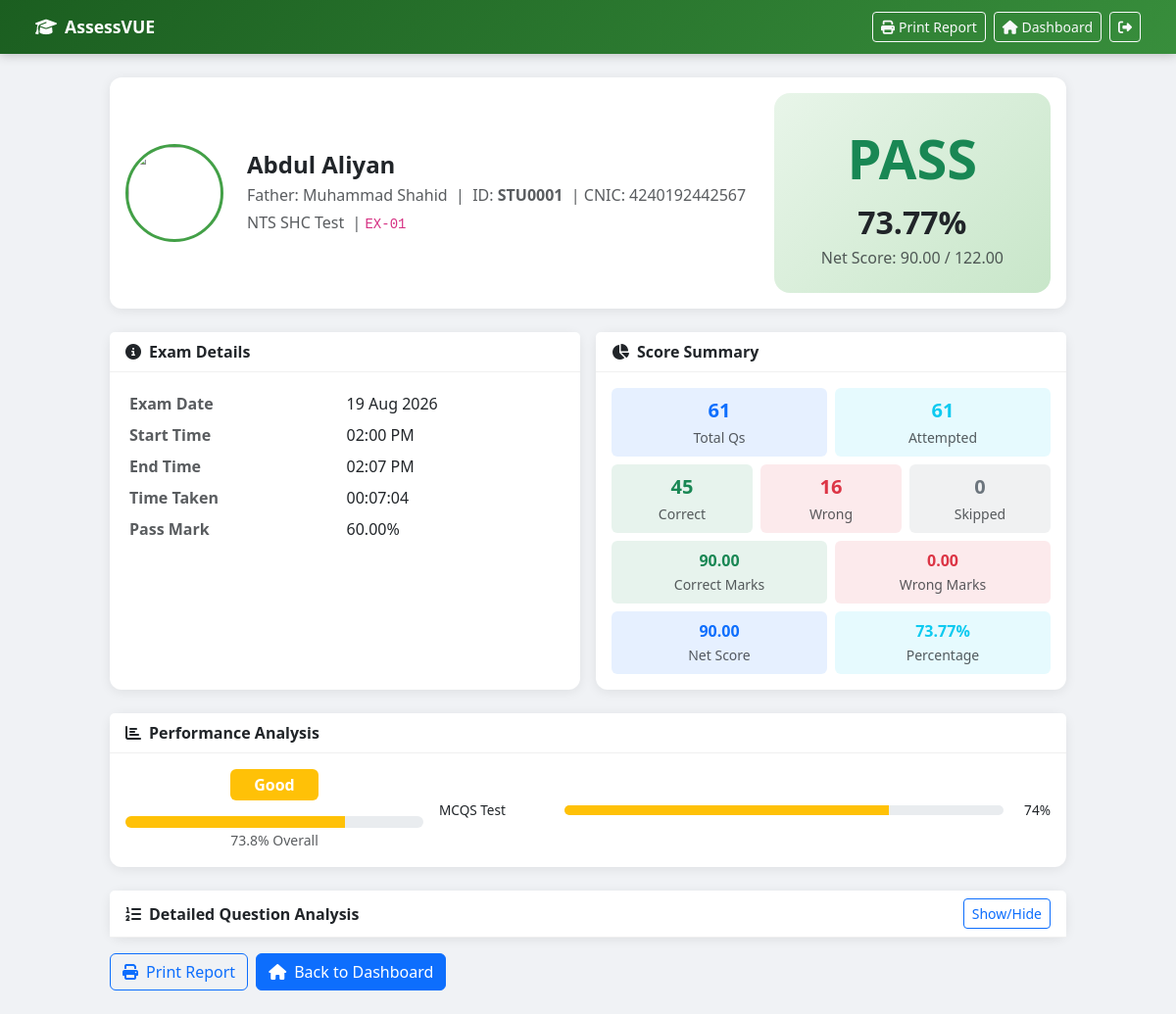
Screenshot of /student/result_view.php?attempt_id=7 (signed in) with the database file from the repository.
### tables this page shows
CREATE TABLE `exam_results` (
  `id` int(10) UNSIGNED NOT NULL,
  `attempt_id` int(10) UNSIGNED NOT NULL,
  `student_id` int(10) UNSIGNED NOT NULL,
  `exam_id` int(10) UNSIGNED NOT NULL,
  `schedule_id` int(10) UNSIGNED NOT NULL,
  `total_questions` int(10) UNSIGNED NOT NULL DEFAULT 0,
  `attempted_questions` int(10) UNSIGNED NOT NULL DEFAULT 0,
  `correct_answers` int(10) UNSIGNED NOT NULL DEFAULT 0,
  `incorrect_answers` int(10) UNSIGNED NOT NULL DEFAULT 0,
  `unanswered` int(10) UNSIGNED NOT NULL DEFAULT 0,
  `total_marks` decimal(8,2) NOT NULL DEFAULT 0.00,
  `obtained_marks` decimal(8,2) NOT NULL DEFAULT 0.00,
  `negative_marks_total` decimal(8,2) NOT NULL DEFAULT 0.00,
  `percentage` decimal(5,2) NOT NULL DEFAULT 0.00,
  `passing_percentage` decimal(5,2) NOT NULL DEFAULT 60.00,
  `result` enum('PASS','FAIL') NOT NULL DEFAULT 'FAIL',
  `violation_terminated` tinyint(1) NOT NULL DEFAULT 0,
  `time_taken_seconds` int(10) UNSIGNED DEFAULT NULL,
  `calculated_at` datetime NOT NULL DEFAULT current_timestamp()
);

CREATE TABLE `students` (
  `id` int(10) UNSIGNED NOT NULL,
  `student_id` varchar(20) NOT NULL,
  `full_name` varchar(200) NOT NULL,
  `father_name` varchar(200) DEFAULT NULL,
  `cnic_number` varchar(20) DEFAULT NULL,
  `username` varchar(100) NOT NULL,
  `password_hash` varchar(255) NOT NULL,
  `email` varchar(200) DEFAULT NULL,
  `phone` varchar(20) DEFAULT NULL,
  `address` text DEFAULT NULL,
  `profile_picture` varchar(255) DEFAULT NULL,
  `is_active` tinyint(1) NOT NULL DEFAULT 1,
  `last_login` datetime DEFAULT NULL,
  `notes` text DEFAULT NULL,
  `created_by` int(10) UNSIGNED DEFAULT NULL,
  `created_at` datetime NOT NULL DEFAULT current_timestamp(),
  `updated_at` datetime NOT NULL DEFAULT current_timestamp() ON UPDATE current_timestamp()
);

CREATE TABLE `exams` (
  `id` int(10) UNSIGNED NOT NULL,
  `exam_name` varchar(300) NOT NULL,
  `exam_code` varchar(50) NOT NULL,
  `description` text DEFAULT NULL,
  `subject_id` int(10) UNSIGNED DEFAULT NULL,
  `total_questions` int(10) UNSIGNED NOT NULL DEFAULT 0,
  `marks_per_question` decimal(5,2) NOT NULL DEFAULT 1.00,
  `negative_marks` decimal(5,2) NOT NULL DEFAULT 0.00,
  `total_marks` decimal(8,2) NOT NULL DEFAULT 0.00,
  `passing_percentage` decimal(5,2) NOT NULL DEFAULT 60.00,
  `duration_minutes` int(10) UNSIGNED NOT NULL DEFAULT 60,
  `max_violations` int(10) UNSIGNED NOT NULL DEFAULT 3,
  `shuffle_questions` tinyint(1) NOT NULL DEFAULT 0,
  `shuffle_options` tinyint(1) NOT NULL DEFAULT 0,
  `show_result_immediately` tinyint(1) NOT NULL DEFAULT 1,
  `instructions` text DEFAULT NULL,
  `status` enum('draft','active','archived') NOT NULL DEFAULT 'draft',
  `created_by` int(10) UNSIGNED DEFAULT NULL,
  `created_at` datetime NOT NULL DEFAULT current_timestamp(),
  `updated_at` datetime NOT NULL DEFAULT current_timestamp() ON UPDATE current_timestamp()
);

CREATE TABLE `exam_schedules` (
  `id` int(10) UNSIGNED NOT NULL,
  `student_id` int(10) UNSIGNED NOT NULL,
  `exam_id` int(10) UNSIGNED NOT NULL,
  `scheduled_date` date NOT NULL,
  `start_time` time NOT NULL,
  `end_time` time DEFAULT NULL,
  `duration_minutes` int(10) UNSIGNED NOT NULL,
  `status` enum('scheduled','active','completed','cancelled','missed') NOT NULL DEFAULT 'scheduled',
  `attempt_allowed` tinyint(1) NOT NULL DEFAULT 1,
  `notes` text DEFAULT NULL,
  `created_by` int(10) UNSIGNED DEFAULT NULL,
  `created_at` datetime NOT NULL DEFAULT current_timestamp(),
  `updated_at` datetime NOT NULL DEFAULT current_timestamp() ON UPDATE current_timestamp()
);

CREATE TABLE `exam_attempts` (
  `id` int(10) UNSIGNED NOT NULL,
  `schedule_id` int(10) UNSIGNED NOT NULL,
  `student_id` int(10) UNSIGNED NOT NULL,
  `exam_id` int(10) UNSIGNED NOT NULL,
  `start_time` datetime DEFAULT NULL,
  `end_time` datetime DEFAULT NULL,
  `expected_end_time` datetime DEFAULT NULL,
  `time_taken_seconds` int(10) UNSIGNED DEFAULT NULL,
  `status` enum('in_progress','completed','terminated','abandoned') NOT NULL DEFAULT 'in_progress',
  `termination_reason` varchar(255) DEFAULT NULL,
  `current_question` int(10) UNSIGNED NOT NULL DEFAULT 1,
  `ip_address` varchar(45) DEFAULT NULL,
  `browser_info` text DEFAULT NULL,
  `created_at` datetime NOT NULL DEFAULT current_timestamp(),
  `updated_at` datetime NOT NULL DEFAULT current_timestamp() ON UPDATE current_timestamp()
);

CREATE TABLE `subjects` (
  `id` int(10) UNSIGNED NOT NULL,
  `name` varchar(200) NOT NULL,
  `code` varchar(50) DEFAULT NULL,
  `description` text DEFAULT NULL,
  `is_active` tinyint(1) NOT NULL DEFAULT 1,
  `created_by` int(10) UNSIGNED DEFAULT NULL,
  `created_at` datetime NOT NULL DEFAULT current_timestamp(),
  `updated_at` datetime NOT NULL DEFAULT current_timestamp() ON UPDATE current_timestamp()
);

### student/result_view.php (the view, shortened to what the rows shown need)
<?php
require_once __DIR__ . '/../config/database.php';
require_once __DIR__ . '/../includes/functions.php';
$studentId = $_SESSION['student_id'];
$attemptId = sanitizeInt($_GET['attempt_id'] ?? 0);
$result = db()->fetchOne("
    SELECT er.*, s.full_name, s.father_name, s.student_id as stu_id, s.cnic_number,
           s.id as student_db_id, s.profile_picture,
           e.exam_name, e.exam_code, e.passing_percentage as exam_pass_pct,
           ea.start_time, ea.end_time,
           es.scheduled_date
    FROM exam_results er
    JOIN students s ON s.id = er.student_id
    JOIN exams e ON e.id = er.exam_id
    JOIN exam_attempts ea ON ea.id = er.attempt_id
    JOIN exam_schedules es ON es.id = er.schedule_id
    WHERE er.attempt_id = ? AND er.student_id = ?",
    [$attemptId, $studentId]
);
$answers = db()->fetchAll("
    SELECT sa.*, q.question_text, q.option_a, q.option_b, q.option_c, q.option_d,
           q.explanation, sub.name as subject_name
    FROM student_answers sa
    JOIN questions q ON q.id = sa.question_id
    LEFT JOIN subjects sub ON sub.id = q.subject_id
    WHERE sa.attempt_id = ?
    ORDER BY sa.sort_order",
    [$attemptId]
);
$chapterPerf = [];
foreach ($answers as $a) {
    $sub = $a['subject_name'] ?? 'General';
    if (!isset($chapterPerf[$sub])) $chapterPerf[$sub] = ['correct' => 0, 'total' => 0];
    $chapterPerf[$sub]['total']++;
    if ($a['is_correct']) $chapterPerf[$sub]['correct']++;
}
$timeTaken = $result['time_taken_seconds'];
$pct = (float)$result['percentage'];
$perfLevel = $pct >= 90 ? 'Excellent' : ($pct >= 75 ? 'Very Good' : ($pct >= 60 ? 'Good' : 'Needs Improvement'));
$perfColor = $pct >= 90 ? 'success' : ($pct >= 75 ? 'info' : ($pct >= 60 ? 'warning' : 'danger'));
?>
<!DOCTYPE html>
<html lang="en">
<head>
    <link rel="stylesheet" href="https://cdn.jsdelivr.net/npm/bootstrap@5.3.0/dist/css/bootstrap.min.css">
    <link rel="stylesheet" href="https://cdn.jsdelivr.net/npm/@fortawesome/fontawesome-free@6.4.0/css/all.min.css">
    <link rel="stylesheet" href="../assets/css/student.css">
</head>
<body style="background:#f0f2f5">
<div class="container py-4" style="max-width:1000px">
    <div class="card mb-4">
        <div class="card-body">
            <div class="row g-4 align-items-center">
                <div class="col flex-grow-1">
                    <h4 class="fw-bold mb-1"><?= sanitize($result['full_name']) ?></h4>
                    <div class="text-muted">
                        <?php if ($result['father_name']): ?>
                        <span>Father: <?= sanitize($result['father_name']) ?></span> &nbsp;|&nbsp;
                        <?php endif; ?>
                        <span>ID: <strong><?= sanitize($result['stu_id']) ?></strong></span>
                        <?php if ($result['cnic_number']): ?>
                        &nbsp;|&nbsp;<span>CNIC: <?= sanitize($result['cnic_number']) ?></span>
                        <?php endif; ?>
                    </div>
                    <div class="text-muted mt-1">
                        <span><?= sanitize($result['exam_name']) ?></span>
                        &nbsp;|&nbsp;<code><?= sanitize($result['exam_code']) ?></code>
                    </div>
                </div>
                <div class="col-auto text-center">
                    <div class="<?= $result['result'] === 'PASS' ? 'result-pass-bg' : 'result-fail-bg' ?> p-4 px-5">
                        <div class="result-badge <?= $result['result'] === 'PASS' ? 'text-success' : 'text-danger' ?>">
                            <?= $result['result'] ?>
                        </div>
                        <div style="font-size:2rem;font-weight:700"><?= number_format($pct, 2) ?>%</div>
                        <div class="text-muted">Net Score: <?= number_format((float)$result['obtained_marks'], 2) ?> / <?= number_format((float)$result['total_marks'], 2) ?></div>
                    </div>
                </div>
            </div>
        </div>
    </div>
    <div class="row g-3 mb-4">
        <div class="col-md-6">
            <div class="card h-100">
                <div class="card-body">
                    <table class="table table-borderless table-sm mb-0">
                        <tr><th class="text-muted">Exam Date</th><td><?= formatDate($result['scheduled_date']) ?></td></tr>
                        <tr><th class="text-muted">Start Time</th><td><?= $result['start_time'] ? formatTime($result['start_time']) : '—' ?></td></tr>
                        <tr><th class="text-muted">End Time</th><td><?= $result['end_time'] ? formatTime($result['end_time']) : '—' ?></td></tr>
                        <tr><th class="text-muted">Time Taken</th><td><?= $timeTaken ? secondsToTime($timeTaken) : '—' ?></td></tr>
                        <tr><th class="text-muted">Pass Mark</th><td><?= $result['passing_percentage'] ?>%</td></tr>
                    </table>
                </div>
            </div>
        </div>
        <div class="col-md-6">
            <div class="card h-100">
                <div class="card-body">
                    <div class="row g-2">
                        <div class="col-6"><div class="p-2 bg-primary bg-opacity-10 rounded text-center">
                            <div class="fw-bold text-primary fs-5"><?= $result['total_questions'] ?></div>
                            <small class="text-muted">Total Qs</small>
                        </div></div>
                        <div class="col-6"><div class="p-2 bg-info bg-opacity-10 rounded text-center">
                            <div class="fw-bold text-info fs-5"><?= $result['attempted_questions'] ?></div>
                            <small class="text-muted">Attempted</small>
                        </div></div>
                        <div class="col-4"><div class="p-2 bg-success bg-opacity-10 rounded text-center">
                            <div class="fw-bold text-success fs-5"><?= $result['correct_answers'] ?></div>
                            <small class="text-muted">Correct</small>
                        </div></div>
                        <div class="col-4"><div class="p-2 bg-danger bg-opacity-10 rounded text-center">
                            <div class="fw-bold text-danger fs-5"><?= $result['incorrect_answers'] ?></div>
                            <small class="text-muted">Wrong</small>
                        </div></div>
                        <div class="col-4"><div class="p-2 bg-secondary bg-opacity-10 rounded text-center">
                            <div class="fw-bold text-secondary fs-5"><?= $result['unanswered'] ?></div>
                            <small class="text-muted">Skipped</small>
                        </div></div>
                        <div class="col-6"><div class="p-2 bg-success bg-opacity-10 rounded text-center">
                            <div class="fw-bold text-success fs-6"><?= number_format((float)($result['obtained_marks'] + ($result['negative_marks_total'] ?? 0)), 2) ?></div>
                            <small class="text-muted">Correct Marks</small>
                        </div></div>
                        <div class="col-6"><div class="p-2 bg-danger bg-opacity-10 rounded text-center">
                            <div class="fw-bold text-danger fs-6"><?= number_format(-(float)($result['negative_marks_total'] ?? 0), 2) ?></div>
                            <small class="text-muted">Wrong Marks</small>
                        </div></div>
                        <div class="col-6"><div class="p-2 bg-primary bg-opacity-10 rounded text-center">
                            <div class="fw-bold text-primary fs-6"><?= number_format((float)$result['obtained_marks'], 2) ?></div>
                            <small class="text-muted">Net Score</small>
                        </div></div>
                        <div class="col-6"><div class="p-2 bg-info bg-opacity-10 rounded text-center">
                            <div class="fw-bold text-info fs-6"><?= number_format($pct, 2) ?>%</div>
                            <small class="text-muted">Percentage</small>
                        </div></div>
                    </div>
                </div>
            </div>
        </div>
    </div>
    <div class="card mb-4">
        <div class="card-body">
            <div class="row g-3 align-items-center">
                <div class="col-md-4 text-center">
                    <div class="badge bg-<?= $perfColor ?> px-4 py-2 fs-6 mb-2"><?= $perfLevel ?></div>
                    <div class="progress mt-2" style="height:12px">
                        <div class="progress-bar bg-<?= $perfColor ?>" style="width:<?= $pct ?>%"></div>
                    </div>
                    <small class="text-muted"><?= number_format($pct, 1) ?>% Overall</small>
                </div>
                <div class="col-md-8">
                    <?php if ($chapterPerf): ?>
                    <div class="row g-2">
                        <?php foreach ($chapterPerf as $sub => $perf): ?>
                        <?php $subPct = $perf['total'] > 0 ? round(($perf['correct'] / $perf['total']) * 100) : 0; ?>
                        <div class="col-12">
                            <div class="d-flex align-items-center gap-2">
                                <div style="width:120px;font-size:.85rem;white-space:nowrap;overflow:hidden;text-overflow:ellipsis">
                                    <?= sanitize($sub) ?>
                                </div>
                                <div class="progress flex-grow-1" style="height:10px">
                                    <div class="progress-bar bg-<?= $subPct >= 75 ? 'success' : ($subPct >= 50 ? 'warning' : 'danger') ?>"
                                         style="width:<?= $subPct ?>%"></div>
                                </div>
                                <div style="width:40px;font-size:.85rem;text-align:right"><?= $subPct ?>%</div>
                            </div>
                        </div>
                        <?php endforeach; ?>
                    </div>
                    <?php endif; ?>
                </div>
            </div>
        </div>
    </div>
</div>
</body>
</html>

### rows the page displays
exam_results: student.full_name "Abdul Aliyan", student.father_name "Muhammad Shahid", student.student_id "STU0001", student.cnic_number "4240192442567", exam.exam_name "NTS SHC Test", exam.exam_code "EX-01", result "PASS", percentage "73.77", obtained_marks "90.00", total_marks "122.00", exam_schedules.scheduled_date "19 Aug 2026", attempt.start_time "02:00 PM", attempt.end_time "02:07 PM", time_taken_seconds "00:07:04", passing_percentage "60.00", total_questions "61", attempted_questions "61", correct_answers "45", incorrect_answers "16", unanswered "0", negative_marks_total "0.00", percentage "Good", percentage "73.8"
subjects: name "MCQS Test"

### other values shown
APP_NAME "AssessVUE"
$subPct "74"
